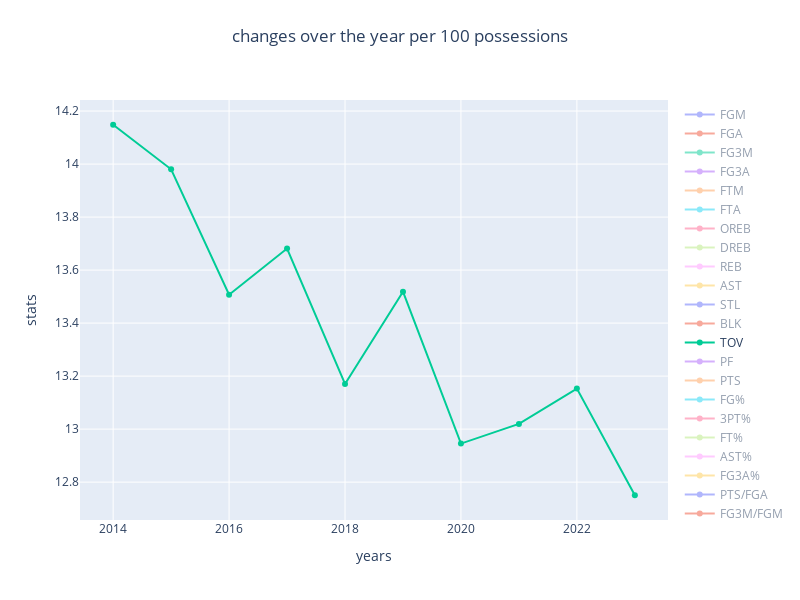

The notebook cell this image was saved under:
### Code cell
change_per100_df = change_df.copy()

for col in change_per100_df.columns[3:18]:
    change_per100_df[col] = (change_per100_df[col]/change_per100_df['POSS_est'])*100

change_per100_df.drop(columns=['MIN','POSS_est'], inplace=True)
change_per100_df

fig = go.Figure()
for col in change_per100_df.columns[1:]:
    fig.add_trace(go.Scatter(x=change_per100_df['season_start_year'],
                             y=change_per100_df[col], name=col))

fig.update_layout(height=600, width=800)
fig.update_xaxes(title_text='years')
fig.update_yaxes(title_text='stats')
fig.update_layout(title_text='changes over the year per 100 possessions', title_x=0.5, title_y=0.95)
fig.show()

### Figure 1 — Plotly figure (JSON) as saved in the notebook; plotly's stock layout.template omitted (floating-point values rounded to 4 significant figures)
{"data": [{"name": "FGM", "type": "scatter", "visible": "legendonly", "x": [2014, 2015, 2016, 2017, 2018, 2019, 2020, 2021, 2022, 2023], "y": [38.83, 38.89, 39.52, 39.76, 39.95, 39.68, 40.66, 40.37, 41.26, 41.85]}, {"name": "FGA", "type": "scatter", "visible": "legendonly", "x": [2014, 2015, 2016, 2017, 2018, 2019, 2020, 2021, 2022, 2023], "y": [86.66, 86.16, 86.41, 86.44, 86.97, 86.28, 87.27, 87.61, 86.97, 87.89]}, {"name": "FG3M", "type": "scatter", "visible": "legendonly", "x": [2014, 2015, 2016, 2017, 2018, 2019, 2020, 2021, 2022, 2023], "y": [8.191, 8.728, 9.831, 10.55, 11.1, 11.96, 12.53, 12.4, 12.15, 12.67]}, {"name": "FG3A", "type": "scatter", "visible": "legendonly", "x": [2014, 2015, 2016, 2017, 2018, 2019, 2020, 2021, 2022, 2023], "y": [23.43, 24.67, 27.48, 29.22, 31.31, 33.4, 34.21, 35.06, 33.73, 34.47]}, {"name": "FTM", "type": "scatter", "visible": "legendonly", "x": [2014, 2015, 2016, 2017, 2018, 2019, 2020, 2021, 2022, 2023], "y": [17.83, 18.02, 18.11, 16.76, 17.37, 17.47, 16.81, 16.95, 18.06, 17.56]}, {"name": "FTA", "type": "scatter", "visible": "legendonly", "x": [2014, 2015, 2016, 2017, 2018, 2019, 2020, 2021, 2022, 2023], "y": [23.81, 23.84, 23.46, 21.85, 22.63, 22.57, 21.6, 21.86, 23.07, 22.4]}, {"name": "OREB", "type": "scatter", "visible": "legendonly", "x": [2014, 2015, 2016, 2017, 2018, 2019, 2020, 2021, 2022, 2023], "y": [11.29, 10.63, 10.24, 9.734, 10.09, 9.728, 9.721, 10.25, 10.28, 10.5]}, {"name": "DREB", "type": "scatter", "visible": "legendonly", "x": [2014, 2015, 2016, 2017, 2018, 2019, 2020, 2021, 2022, 2023], "y": [33.69, 33.95, 33.73, 33.99, 34.0, 33.84, 34.0, 33.94, 32.52, 32.38]}, {"name": "REB", "type": "scatter", "visible": "legendonly", "x": [2014, 2015, 2016, 2017, 2018, 2019, 2020, 2021, 2022, 2023], "y": [44.98, 44.58, 43.97, 43.72, 44.09, 43.57, 43.72, 44.19, 42.8, 42.88]}, {"name": "AST", "type": "scatter", "visible": "legendonly", "x": [2014, 2015, 2016, 2017, 2018, 2019, 2020, 2021, 2022, 2023], "y": [22.82, 22.57, 22.89, 23.28, 23.91, 23.66, 24.31, 24.48, 24.86, 26.28]}, {"name": "STL", "type": "scatter", "visible": "legendonly", "x": [2014, 2015, 2016, 2017, 2018, 2019, 2020, 2021, 2022, 2023], "y": [8.008, 7.968, 7.794, 7.735, 7.42, 7.41, 7.419, 7.578, 7.156, 7.277]}, {"name": "BLK", "type": "scatter", "visible": "legendonly", "x": [2014, 2015, 2016, 2017, 2018, 2019, 2020, 2021, 2022, 2023], "y": [5.006, 5.055, 4.801, 4.843, 4.831, 4.729, 4.781, 4.692, 4.595, 5.093]}, {"name": "TOV", "type": "scatter", "visible": true, "x": [2014, 2015, 2016, 2017, 2018, 2019, 2020, 2021, 2022, 2023], "y": [14.15, 13.98, 13.51, 13.68, 13.17, 13.52, 12.95, 13.02, 13.15, 12.75]}, {"name": "PF", "type": "scatter", "visible": "legendonly", "x": [2014, 2015, 2016, 2017, 2018, 2019, 2020, 2021, 2022, 2023], "y": [21.06, 20.72, 20.21, 20.02, 20.49, 20.31, 19.15, 19.71, 19.67, 19.14]}, {"name": "PTS", "type": "scatter", "visible": "legendonly", "x": [2014, 2015, 2016, 2017, 2018, 2019, 2020, 2021, 2022, 2023], "y": [103.7, 104.5, 107.0, 106.8, 108.4, 108.8, 110.7, 110.1, 112.7, 113.9]}, {"name": "FG%", "type": "scatter", "visible": "legendonly", "x": [2014, 2015, 2016, 2017, 2018, 2019, 2020, 2021, 2022, 2023], "y": [0.4481, 0.4513, 0.4574, 0.4599, 0.4594, 0.4599, 0.4658, 0.4608, 0.4744, 0.4761]}, {"name": "3PT%", "type": "scatter", "visible": "legendonly", "x": [2014, 2015, 2016, 2017, 2018, 2019, 2020, 2021, 2022, 2023], "y": [0.3496, 0.3537, 0.3578, 0.3611, 0.3544, 0.3581, 0.3664, 0.3537, 0.3601, 0.3675]}, {"name": "FT%", "type": "scatter", "visible": "legendonly", "x": [2014, 2015, 2016, 2017, 2018, 2019, 2020, 2021, 2022, 2023], "y": [0.7485, 0.7561, 0.7721, 0.7669, 0.7675, 0.774, 0.7782, 0.7753, 0.7825, 0.7841]}, {"name": "AST%", "type": "scatter", "visible": "legendonly", "x": [2014, 2015, 2016, 2017, 2018, 2019, 2020, 2021, 2022, 2023], "y": [0.5875, 0.5805, 0.5792, 0.5856, 0.5984, 0.5962, 0.5979, 0.6063, 0.6024, 0.6279]}, {"name": "FG3A%", "type": "scatter", "visible": "legendonly", "x": [2014, 2015, 2016, 2017, 2018, 2019, 2020, 2021, 2022, 2023], "y": [0.2703, 0.2864, 0.318, 0.3381, 0.36, 0.3871, 0.392, 0.4002, 0.3878, 0.3922]}, {"name": "PTS/FGA", "type": "scatter", "visible": "legendonly", "x": [2014, 2015, 2016, 2017, 2018, 2019, 2020, 2021, 2022, 2023], "y": [1.196, 1.213, 1.238, 1.236, 1.246, 1.261, 1.268, 1.256, 1.296, 1.296]}, {"name": "FG3M/FGM", "type": "scatter", "visible": "legendonly", "x": [2014, 2015, 2016, 2017, 2018, 2019, 2020, 2021, 2022, 2023], "y": [0.2109, 0.2245, 0.2487, 0.2654, 0.2777, 0.3014, 0.3083, 0.3072, 0.2944, 0.3027]}, {"name": "FTA/FGA", "type": "scatter", "visible": "legendonly", "x": [2014, 2015, 2016, 2017, 2018, 2019, 2020, 2021, 2022, 2023], "y": [0.2748, 0.2767, 0.2714, 0.2528, 0.2602, 0.2616, 0.2475, 0.2495, 0.2653, 0.2549]}, {"name": "TRU%", "type": "scatter", "visible": "legendonly", "x": [2014, 2015, 2016, 2017, 2018, 2019, 2020, 2021, 2022, 2023], "y": [0.5291, 0.5361, 0.5483, 0.5517, 0.5545, 0.5607, 0.5673, 0.5617, 0.5755, 0.5781]}, {"name": "AST_TOV", "type": "scatter", "visible": "legendonly", "x": [2014, 2015, 2016, 2017, 2018, 2019, 2020, 2021, 2022, 2023], "y": [1.613, 1.615, 1.695, 1.702, 1.815, 1.75, 1.878, 1.88, 1.89, 2.061]}], "layout": {"height": 600, "title": {"text": "changes over the year per 100 possessions", "x": 0.5, "y": 0.95}, "width": 800, "xaxis": {"autorange": true, "range": [2013.0, 2024.0], "title": {"text": "years"}, "type": "linear"}, "yaxis": {"autorange": true, "range": [12.66, 14.24], "title": {"text": "stats"}, "type": "linear"}}}
